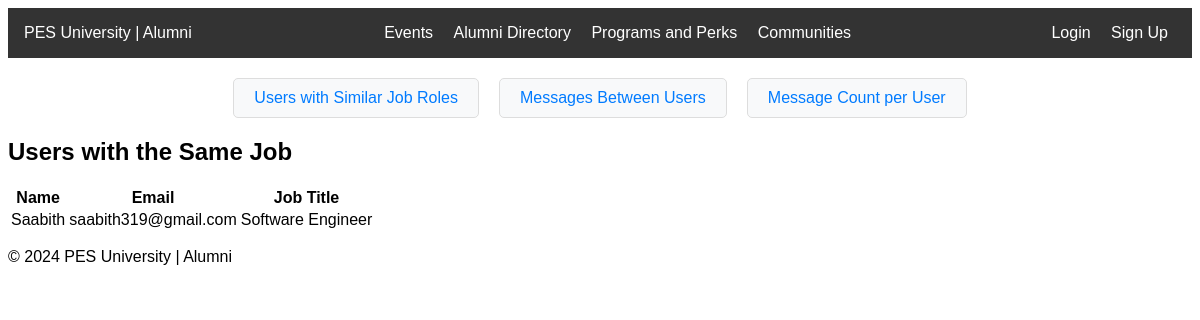
Screenshot of /users_with_same_job/1 with the database file from the repository.
### tables this page shows
CREATE TABLE users (
    id INTEGER PRIMARY KEY AUTOINCREMENT,
    name TEXT NOT NULL,
    email TEXT UNIQUE NOT NULL,
    phone TEXT NOT NULL,
    batch_year INTEGER,
    current_job TEXT,
    company TEXT,
    profile_picture TEXT,
    password TEXT NOT NULL
, role TEXT DEFAULT 'user');

### app.py (the view)
@app.route('/users_with_same_job/<int:user_id>', methods=['GET'])
def users_with_same_job(user_id):
    conn = get_db_connection()
    query = '''
        SELECT name, email, current_job
        FROM users
        WHERE current_job IN (
            SELECT current_job
            FROM users
            WHERE id = ?
        ) AND id != ? AND id IN (
            SELECT DISTINCT sender_id
            FROM messages
            WHERE receiver_id = ?
            UNION
            SELECT DISTINCT receiver_id
            FROM messages
            WHERE sender_id = ?
        );
    '''
    users = conn.execute(query, (user_id, user_id, user_id, user_id)).fetchall()
    conn.close()
    return render_template('users_with_same_job.html', users=users)

### app.py (called while the page is built)
def get_db_connection():
    conn = sqlite3.connect(DATABASE)
    conn.row_factory = sqlite3.Row
    return conn

### templates/users_with_same_job.html
{% extends "base.html" %}
{% block content %}
<h2>Users with the Same Job</h2>
<table>
    <thead>
        <tr>
            <th>Name</th>
            <th>Email</th>
            <th>Job Title</th>
        </tr>
    </thead>
    <tbody>
        {% for user in users %}
        <tr>
            <td>{{ user.name }}</td>
            <td>{{ user.email }}</td>
            <td>{{ user.current_job }}</td>
        </tr>
        {% endfor %}
    </tbody>
</table>
{% endblock %}

### static/styles.css (style rules this page uses)
body { font-family: Arial, sans-serif; }

### rows the page displays
users: name "Saabith", email "saabith319@gmail.com", current_job "Software Engineer"
